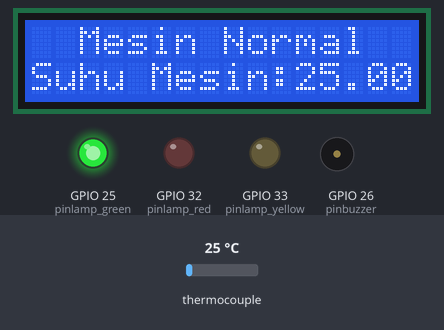
A sketch run on a simulated ESP32. On the bench: 16×2 character LCD, output pins drawn as LEDs (lit = HIGH), buzzer (waves = sounding, pin HIGH). The inputs (shaded band) are chosen by the test bench; at power-on: thermocouple 25 °C. Nothing arrives over Bluetooth unless stated; a phone connects over Bluetooth LE 3 s after start; what the sketch prints to the serial monitor is not drawn.

Above: at 2.9 s.
3.0 s: thermocouple set to 37 °C
At 5.1 s:
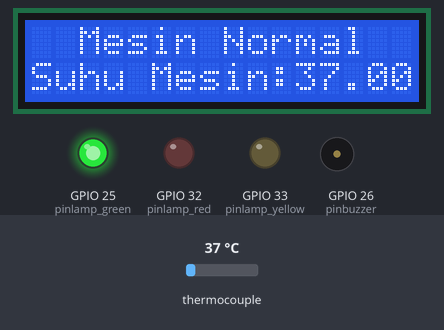
5.4 s: thermocouple set to 44 °C
At 6.9 s:
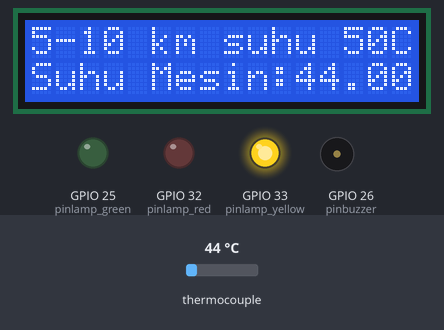
7.8 s: thermocouple set to 54 °C
At 10.4 s:
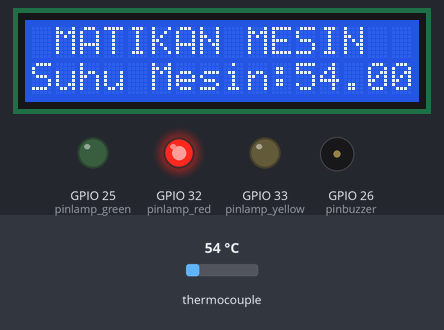
11.4 s: thermocouple set to 6 °C
At 12.4 s:
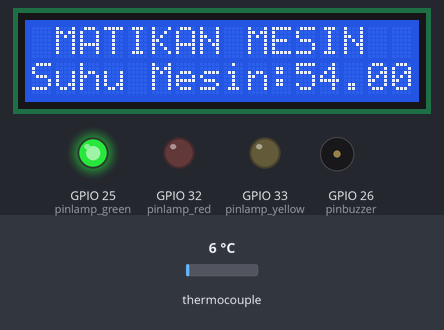
14.0 s: thermocouple set to 75 °C
At 16.0 s:
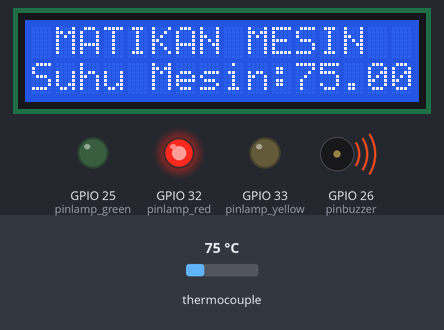
Timing chart, 0 to 17.8 s (numbered marks = the images above; inputs shaded):
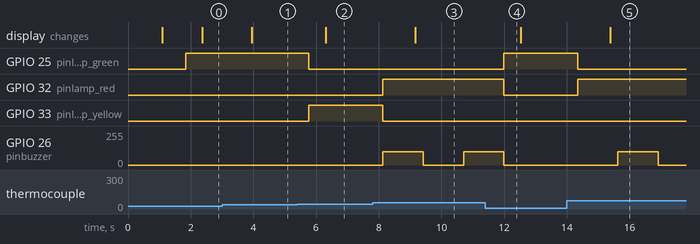

Measured:
- the behaviour switches between 39 and 40 °C on thermocouple (found by bisection; images 1 and 2)
- the behaviour switches between 49 and 50 °C on thermocouple (found by bisection; images 2 and 3)
- after the input at 3.0 s, the display: changes after 0.95 s (image 1)
- after the input at 5.4 s, GPIO 25 (pinlamp_green): HIGH → LOW after 0.37 s; GPIO 33 (pinlamp_yellow): LOW → HIGH after 0.37 s; the display: changes after 0.91 s (image 2)
- after the input at 7.8 s, GPIO 32 (pinlamp_red): LOW → HIGH after 0.33 s; GPIO 33 (pinlamp_yellow): HIGH → LOW after 0.33 s; GPIO 26 (pinbuzzer): 0/255 → 100/255 after 0.33 s, → 0/255 1.3 s later, → 100/255 1.3 s later; the display: changes after 1.4 s (image 3)
- after the input at 11.4 s, GPIO 25 (pinlamp_green): LOW → HIGH after 0.59 s; GPIO 32 (pinlamp_red): HIGH → LOW after 0.59 s; GPIO 26 (pinbuzzer): goes on until 12.0 s, then stays 0/255
- after the input at 14.0 s, GPIO 25 (pinlamp_green): HIGH → LOW after 0.34 s; GPIO 32 (pinlamp_red): LOW → HIGH after 0.34 s; GPIO 26 (pinbuzzer): 0/255 → 100/255 after 1.6 s, → 0/255 1.3 s later; the display: changes after 1.4 s (image 5)

The sketch:

main_coding.ino
```cpp
 #include "variable.h"

void setup() {
  // Inisialisasi kode yang akan dijalankan sekali saat Arduino pertama kali dinyalakan
  Serial.begin(115200);  // Memulai komunikasi serial dengan baud rate 115200

  // Menetapkan pesan status ke dalam array
  statuswarning[0] = "  Mesin Normal  ";
  statuswarning[1] = "5-10 km suhu 50C";
  statuswarning[2] = " MATIKAN MESIN  ";

  // Memanggil fungsi-fungsi inisialisasi
  int_buzzer();
  int_lamp();
  int_lcd_r();
  int_suhu();
  int_BLE();
}

void loop() {
  // Mengulangi kode berikut secara berulang
  loop_suhu();   // Membaca suhu
  logika();       // Mengendalikan logika untuk lampu dan buzzer berdasarkan suhu
  loop_ble();     // Menghandle koneksi BLE
  lcd_display();  // Menampilkan pesan status dan suhu pada LCD
  debug();        // Mencetak informasi debug melalui komunikasi serial
}

void logika() {
  // Mengendalikan logika lampu dan buzzer berdasarkan suhu
  if (suhucelcius < 40) {
    red_lamp(0);
    yellow_lamp(0);
    green_lamp(1);
    buzzer(0);
    warning = 0;
  }
  else if (suhucelcius < 50) {
    red_lamp(0);
    yellow_lamp(1);
    green_lamp(0);
    buzzer(0);
    warning = 1;
  }
  else if (suhucelcius >= 50) {
    red_lamp(1);
    yellow_lamp(0);
    green_lamp(0);
    warning = 2;
    beep = !beep;
    buzzer(beep);
    delay(500);
  }
}

void lcd_display() {
  // Menampilkan pesan status dan suhu pada LCD
  char buffersuhu[5];
  sprintf(buffersuhu, "%.2f   ", suhucelcius);
  lcd.setCursor(0, 0);
  lcd.print(statuswarning[warning]);
  lcd.setCursor(0, 1);
  lcd.print("Suhu Mesin:");
  lcd.setCursor(11, 1);
  lcd.print(buffersuhu);
}

void debug() {
  // Mencetak informasi debug melalui komunikasi serial
  Serial.print("suhucelcius:");
  Serial.print(suhucelcius);
  Serial.print(",status_buzzer:");
  Serial.print(status_buzzer);
  Serial.print(",status_red:");
  Serial.print(status_red);
  Serial.print(",status_yellow:");
  Serial.print(status_yellow);
  Serial.print(",status_green:");
  Serial.print(status_green);
  Serial.println("");
}
```

bluetooth.h
```cpp
#include <BLEDevice.h>
#include <BLEServer.h>
#include <BLEUtils.h>
#include <BLE2902.h>

BLEServer* pServer = NULL;
BLECharacteristic* pCharacteristic = NULL;
bool deviceConnected = false;
bool oldDeviceConnected = false;

#define SERVICE_UUID        "4fafc201-1fb5-459e-8fcc-c5c9c331914b"
#define CHARACTERISTIC_UUID "beb5483e-36e1-4688-b7f5-ea07361b26a8"

class MyServerCallbacks : public BLEServerCallbacks {
  void onConnect(BLEServer* pServer) {
    deviceConnected = true;
    BLEDevice::startAdvertising();
  };

  void onDisconnect(BLEServer* pServer) {
    deviceConnected = false;
  }
};

// Fungsi untuk menginisialisasi komunikasi Bluetooth Low Energy (BLE)
void int_BLE() {
  Serial.print("*********************************** WaveShare ***********************************\n");

  // Inisialisasi perangkat BLE
  BLEDevice::init("ESP32 THAT PROJECT");

  // Buat server BLE
  pServer = BLEDevice::createServer();
  pServer->setCallbacks(new MyServerCallbacks());

  // Buat layanan BLE
  BLEService* pService = pServer->createService(SERVICE_UUID);

  // Buat karakteristik BLE
  pCharacteristic = pService->createCharacteristic(
    CHARACTERISTIC_UUID,
    BLECharacteristic::PROPERTY_READ |
    BLECharacteristic::PROPERTY_WRITE |
    BLECharacteristic::PROPERTY_NOTIFY |
    BLECharacteristic::PROPERTY_INDICATE
  );

  // Tambahkan deskriptor BLE
  pCharacteristic->addDescriptor(new BLE2902());

  // Memulai layanan BLE
  pService->start();

  // Memulai iklan (advertising)
  BLEAdvertising* pAdvertising = BLEDevice::getAdvertising();
  pAdvertising->addServiceUUID(SERVICE_UUID);
  pAdvertising->setScanResponse(false);
  pAdvertising->setMinPreferred(0x0); // set value to 0x00 to not advertise this parameter
  BLEDevice::startAdvertising();
  Serial.println("Waiting a client connection to notify...");
}

// Fungsi untuk menghandle operasi BLE dalam loop utama
void loop_ble() {
  // Memberi tahu nilai yang berubah
  if (deviceConnected) {
    String str = "";
    str += suhucelcius; // Menambahkan suhu ke dalam string

    pCharacteristic->setValue((char*)str.c_str()); // Mengatur nilai karakteristik BLE dengan nilai suhu
    pCharacteristic->notify(); // Memberi tahu perangkat yang terhubung
  }

  // Mengecek jika perangkat terputus
  if (!deviceConnected && oldDeviceConnected) {
    delay(500); // Memberi kesempatan kepada tumpukan Bluetooth untuk bersiap-siap
    pServer->startAdvertising(); // Memulai ulang iklan
    Serial.println("start advertising");
    oldDeviceConnected = deviceConnected;
  }

  // Mengecek jika perangkat terhubung
  if (deviceConnected && !oldDeviceConnected) {
    // Lakukan sesuatu ketika perangkat terhubung
    oldDeviceConnected = deviceConnected;
  }

  delay(500);
}
```

buzzer.h
```cpp
#define pinbuzzer 26

// Fungsi untuk menginisialisasi pin buzzer sebagai output dan menghentikan bunyi buzzer
void int_buzzer() {
  pinMode(pinbuzzer, OUTPUT);  // Menginisialisasi pin buzzer sebagai output
  analogWrite(pinbuzzer, 0);  // Menghentikan bunyi buzzer dengan analogWrite 0
}

// Fungsi untuk mengendalikan buzzer berdasarkan nilai state
void buzzer(int state) {
  status_buzzer = state;  // Menetapkan status buzzer sesuai dengan nilai state

  if (state == 1) {
    analogWrite(pinbuzzer, 100);  // Menyalakan buzzer dengan analogWrite 100 (suara buzzer terdengar)
  } else {
    analogWrite(pinbuzzer, 0);  // Mematikan buzzer dengan analogWrite 0 (tidak ada suara buzzer)
  }
}
```

rgb.h
```cpp
#define pinlamp_red 32
#define pinlamp_yellow 33
#define pinlamp_green 25

// Fungsi untuk menginisialisasi pin-pin lampu sebagai output dan mematikan semua lampu
void int_lamp() {
  pinMode(pinlamp_red, OUTPUT);     // Inisialisasi pin lampu merah sebagai output
  pinMode(pinlamp_yellow, OUTPUT);  // Inisialisasi pin lampu kuning sebagai output
  pinMode(pinlamp_green, OUTPUT);   // Inisialisasi pin lampu hijau sebagai output
  digitalWrite(pinlamp_red, LOW);     // Matikan lampu merah (nyala rendah)
  digitalWrite(pinlamp_yellow, LOW);  // Matikan lampu kuning (nyala rendah)
  digitalWrite(pinlamp_green, LOW);   // Matikan lampu hijau (nyala rendah)
}

// Fungsi untuk mengendalikan lampu merah berdasarkan nilai state
void red_lamp(int state) {
  status_red = state;  // Set status lampu merah sesuai dengan nilai state
  if (state == 1) {
    digitalWrite(pinlamp_red, HIGH);  // Nyalakan lampu merah
  } else {
    digitalWrite(pinlamp_red, LOW);   // Matikan lampu merah
  }
}

// Fungsi untuk mengendalikan lampu kuning berdasarkan nilai state
void yellow_lamp(int state) {
  status_yellow = state;  // Set status lampu kuning sesuai dengan nilai state
  if (state == 1) {
    digitalWrite(pinlamp_yellow, HIGH);  // Nyalakan lampu kuning
  } else {
    digitalWrite(pinlamp_yellow, LOW);   // Matikan lampu kuning
  }
}

// Fungsi untuk mengendalikan lampu hijau berdasarkan nilai state
void green_lamp(int state) {
  status_green = state;  // Set status lampu hijau sesuai dengan nilai state
  if (state == 1) {
    digitalWrite(pinlamp_green, HIGH);  // Nyalakan lampu hijau
  } else {
    digitalWrite(pinlamp_green, LOW);   // Matikan lampu hijau
  }
}

// Fungsi untuk mengendalikan semua lampu sekaligus berdasarkan nilai state
void ALL_lamp(int state) {
  if (state == 1) {
    red_lamp(1);        // Nyalakan lampu merah
    yellow_lamp(1);     // Nyalakan lampu kuning
    green_lamp(1);      // Nyalakan lampu hijau
  } else {
    red_lamp(0);        // Matikan lampu merah
    yellow_lamp(0);     // Matikan lampu kuning
    green_lamp(0);      // Matikan lampu hijau
  }
}
```

senso_suhu.h
```cpp
#include "max6675.h"

int thermoDO = 19;   // Pin data output dari sensor MAX6675
int thermoCS = 23;   // Pin chip select untuk sensor MAX6675
int thermoCLK = 5;   // Pin clock untuk sensor MAX6675

MAX6675 thermocouple(thermoCLK, thermoCS, thermoDO);

// Fungsi untuk inisialisasi sensor suhu MAX6675
void int_suhu() {
  Serial.println("MAX6675 test");
  // Tunggu agar chip MAX6675 stabil
  delay(500);
}

// Fungsi untuk membaca suhu dari sensor MAX6675
void loop_suhu() {
  suhucelcius = thermocouple.readCelsius();
  // Untuk MAX6675 agar diperbarui, Anda harus menunda SETIDAKNYA 250ms antara bacaan
  delay(250);
}
```

variable.h
```cpp
float suhucelcius = 0;  // Variabel untuk menyimpan suhu dalam derajat Celsius
int status_buzzer = 0;  // Variabel untuk status buzzer (0: Mati, 1: Hidup)
int status_red = 0;     // Variabel untuk status lampu merah (0: Mati, 1: Hidup)
int status_yellow = 0;  // Variabel untuk status lampu kuning (0: Mati, 1: Hidup)
int status_green = 0;   // Variabel untuk status lampu hijau (0: Mati, 1: Hidup)
int beep = 0;           // Variabel untuk status bunyi beep (0: Mati, 1: Hidup)

int warning = 0;  // Variabel untuk status peringatan (0, 1, atau 2)
String statuswarning[3];  // Array untuk pesan status (indeks 0, 1, atau 2)

// Memasukkan berkas header yang diperlukan
#include "buzzer.h"     // Berkas header untuk buzzer
#include "rgb.h"        // Berkas header untuk lampu RGB
#include "senso_suhu.h" // Berkas header untuk sensor suhu
#include "lcdd.h"       // Berkas header untuk LCD
#include "bluetooth.h"  // Berkas header untuk Bluetooth
```

lcdd.h
```cpp
#include <Wire.h>
#include <LiquidCrystal_I2C.h>

// Initialize the LCD library with I2C address and LCD size
LiquidCrystal_I2C lcd(0x27, 16, 2);

// Function to initialize the LCD
void int_lcd_r() {
  lcd.init();          // Initialize the LCD
  lcd.backlight();     // Turn on the LCD backlight
  lcd.clear();         // Clear the LCD display
  lcd.setCursor(0, 3); // Set the cursor to row 0, column 3
  lcd.print("Motor Monitoring"); // Print "Motor Monitoring" text
  delay(1000);         // Delay for 1 second
  lcd.clear();         // Clear the LCD display
}
```
